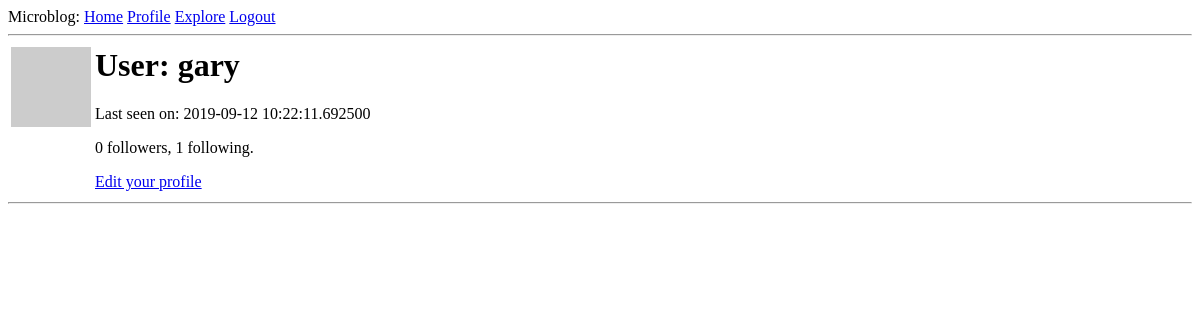
Before: /user/gary (signed in) with the older database file.
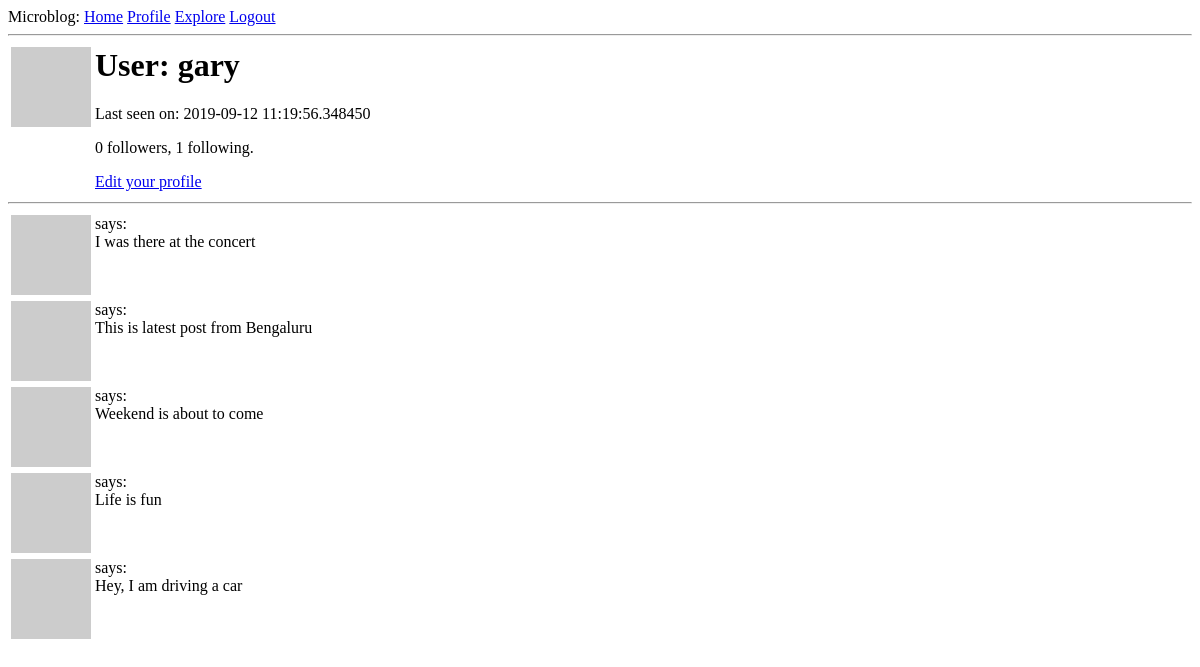
After: the same page with the newer database file.
### mblog/models.py (models this page shows, shortened)
class User(UserMixin, db.Model):
    id = db.Column(db.Integer, primary_key=True)
    user_name = db.Column(db.String(64), index=True, unique=True)
    email_id = db.Column(db.String(256), index=True, unique=True)
    password_hash = db.Column(db.String(128))
    posts = db.relationship('Post', backref='author', lazy='dynamic')
    about_me = db.Column(db.String(256))
    last_seen = db.Column(db.DateTime, default=datetime.utcnow)
    followed = db.relationship(
            'User', secondary=followers,
            primaryjoin=(followers.c.follower_id == id),
            secondaryjoin=(followers.c.followed_id == id),
            backref=db.backref('followers', lazy='dynamic'), lazy='dynamic')
    def avatar(self, size):
        digest = md5(self.email_id.lower().encode('utf-8')).hexdigest()
        return 'https://www.gravatar.com/avatar/{}?d=identicon&s={}'.format(
            digest, size)

class Post(db.Model):
    id = db.Column(db.Integer, primary_key=True)
    body = db.Column(db.String(1024))
    timestamp = db.Column(db.DateTime, index=True, default=datetime.utcnow)
    user_id = db.Column(db.Integer, db.ForeignKey('user.id'))

### mblog/routes.py (the view)
@app.route('/user/<username>')
@login_required
def user(username):
    user = User.query.filter_by(user_name=username).first_or_404()
    page = request.args.get('page', 1, type=int)
    posts = user.posts.order_by(Post.timestamp.desc()).paginate(
        page, app.config['POSTS_PER_PAGE'], False)
    next_url = url_for('user', username=user.user_name, page=posts.next_num) if posts.has_next else None
    prev_url = url_for('user', username=user.user_name, page=posts.prev_num) if posts.has_prev else None
    return render_template('user.html', user=user, posts=posts.items,
                           next_url=next_url, prev_url=prev_url)

### mblog/models.py (called while the page is built)
@login.user_loader
def load_user(id):
    return User.query.get(int(id))

### mblog/routes.py (called while the page is built)
@app.before_request
def before_request():
    if current_user.is_authenticated:
        current_user.last_seen = datetime.utcnow()
        db.session.commit()

### mblog/templates/user.html (shortened to what this page needs)
{% extends "base.html" %}
{% block content %}
    <table>
        <tr valign="top">
            <td><img src="{{ user.avatar(128) }}"></td>
            <td>
                <h1>User: {{ user.user_name }}</h1>
                {% if user.last_seen %}
                    <p>Last seen on: {{ user.last_seen }}</p>
                {% endif %}
                <p>{{ user.followers.count() }} followers, {{ user.followed.count() }} following.</p>
                {% if user == current_user %}
                    <p><a href="{{ url_for('edit_profile') }}">Edit your profile</a></p>
                {% elif not current_user.is_following(user) %}
                    <p><a href="{{ url_for('follow', username=user.user_name) }}">Follow</a></p>
                {% else %}
                    <p><a href="{{ url_for('unfollow', username=user.user_name) }}">Unfollow</a></p>
                {% endif %}
            </td>
        </tr>
    </table>
    <hr>
    {% for post in posts %}
        {% include "_post.html" %}
    {% endfor %}
{% endblock %}

### mblog/templates/_post.html (shortened to what this page needs)
<table>
    <tr valign="top">
        <td><img src="{{ post.author.avatar(36) }}"></td>
        <td>
            says:<br>{{ post.body }}
        </td>
    </tr>
</table>

Changed rows visible on the page:
changed User "gary": last_seen "2019-09-12 10:22:11.692500" → "2019-09-12 11:19:56.348450"
added Post: body "I was there at the concert"
added Post: body "This is latest post from Bengaluru"
added Post: body "Weekend is about to come"
added Post: body "Life is fun"
added Post: body "Hey, I am driving a car"
